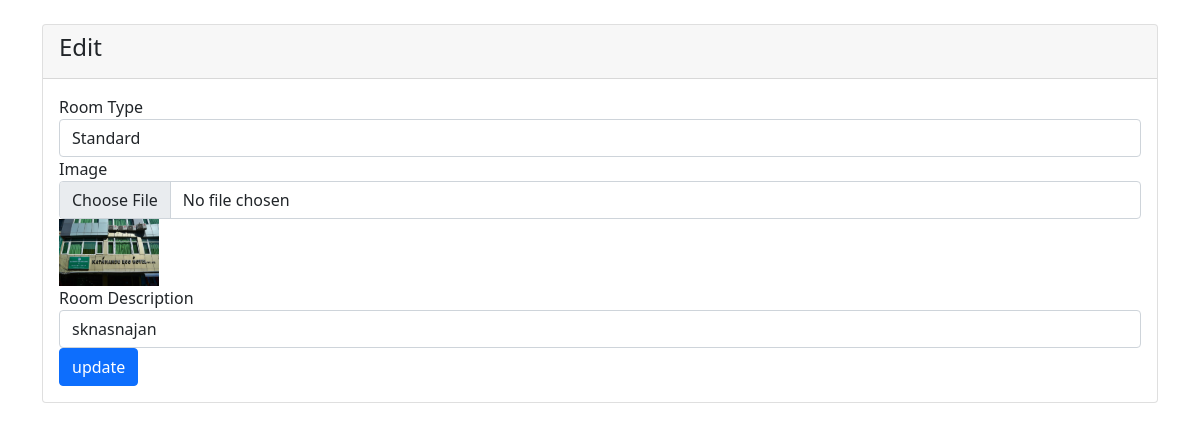
The page /admin/edit.php?id=1 on the database its author committed.
### tables this page shows
CREATE TABLE `room` (
  `id` int(11) NOT NULL,
  `hotel_id` int(11) NOT NULL,
  `room_type` varchar(255) NOT NULL,
  `img` varchar(255) NOT NULL,
  `room_desc` varchar(255) NOT NULL
);

### admin/edit.php (the view, shortened to what this page needs)
<?php
include('../dbConnection.php');
?>
<!DOCTYPE html>
<html lang="en">
<head>
    <link rel="stylesheet" href="../css/bootstrap.min.css">
</head>
<body>
    <div class="container mt-4">
        <div class="row">
            <div class="col-md-12">
                <div class="card">
                    <div class="card-header">
                        <h4>Edit</h4>
                    </div>
                    <div class="card-body">
                    <?php
                        $id = $_GET['id'];
                        $query = "SELECT * FROM room WHERE id='$id'";
                        $query_run = mysqli_query($conn,$query);
                        if(mysqli_num_rows($query_run) > 0)
                        {
                            foreach($query_run as $row){
                            ?>
                                <form action="edit_room.php" method="post" enctype="multipart/form-data">
                                    <div class="form-group">
                                        <label for="username">Room Type</label>
                                        <input type="text" name="room_type" value="<?php echo $row['room_type'];?>" id="hotel_name" class="form-control" required>
                                    </div>
                                    <div class="form-group">
                                        <label for="image">Image</label>
                                        <input type="file" name="image" id="img" class="form-control">
                                    </div>
                                    <img src="<?php echo "img/".$row['img'];?>" width="100px">
                                    <div class="form-group">
                                        <label for="description">Room Description</label>
                                        <input type="text" name="room_desc" value="<?php echo $row['room_desc'];?>" id="desc" class="form-control" required>
                                    </div>
                                    <div class="form-group">
                                        <input type="submit" name="update" value="update" class="btn btn-primary" required>
                                    </div>
                                </form>
                            <?php
                            }
                        }else
                        {
                            echo "No records found";
                        }
                    ?>
                    </div>
                </div>
            </div>
        </div>
    </div>
</body>
</html>

### rows shown on the page
room: room_type "Standard", img (picture), room_desc "sknasnajan"
